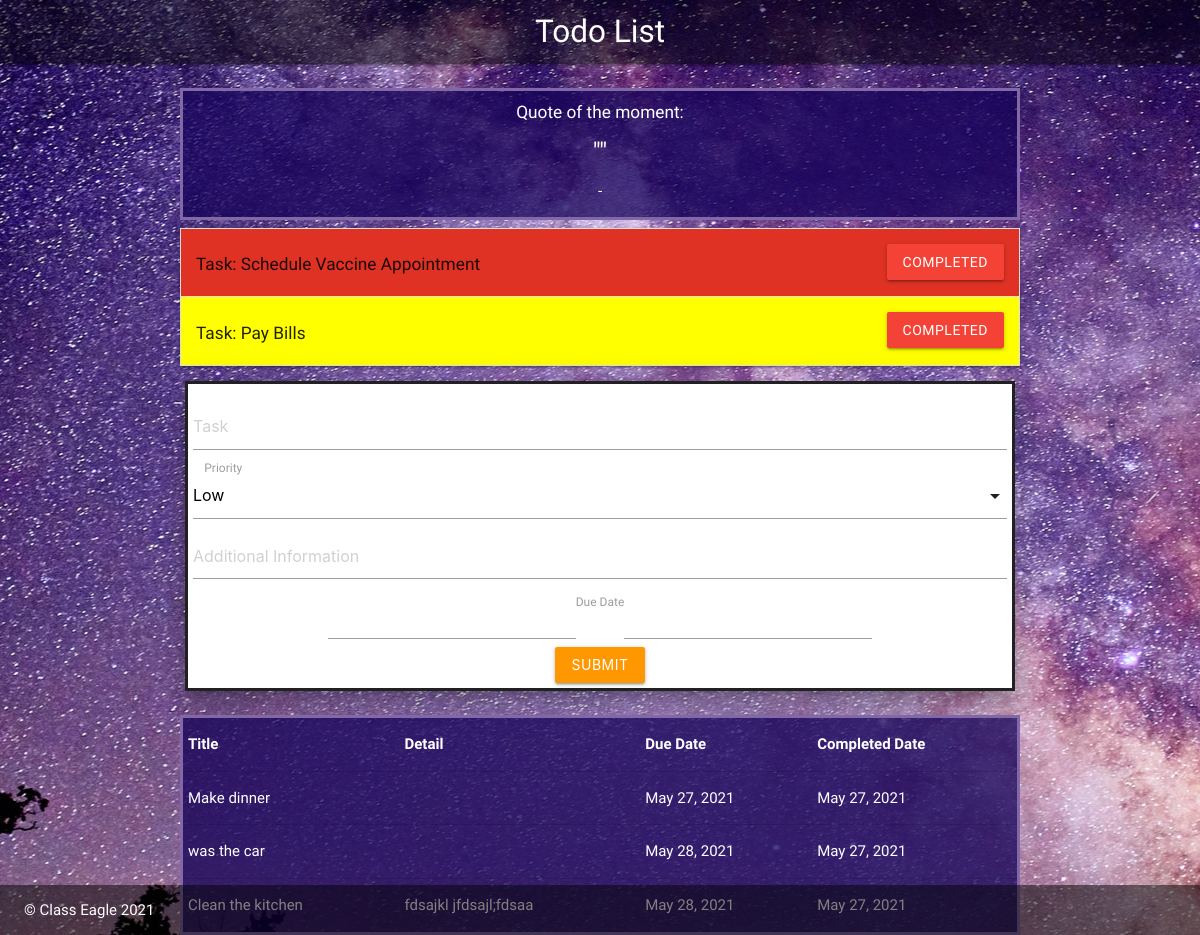
The page /todo_app on the database its author committed.
### todo_app/models.py (models this page shows, shortened)
class TodoItem(models.Model):
    title = models.CharField(max_length=100)
    priority = models.ForeignKey(Priority, on_delete=models.PROTECT)
    detail = models.CharField(max_length=200, null=True, blank=True)
    created_date = models.DateField()
    due_date = models.DateField(blank=True, null=True)
    due_time = models.CharField(max_length=10, null=True)

class Archive(models.Model):
    title = models.CharField(max_length=100)
    detail = models.CharField(max_length=200)
    due_date = models.DateField()
    completed_date = models.DateField()

### todo_app/views.py (the view)
# urls.py: path('', views.index, name='index'),
def index(request):
    url = 'https://inspiration.goprogram.co.uk'
    response = requests.get(url)
    data = response.json()
    quote = data['quote']
    author = data['author']
    todo_items = TodoItem.objects.order_by('-priority')
    archives = Archive.objects.order_by('completed_date')
    priorities = Priority.objects.all()
    context = {
        'title': 'Todo List',
        'todo_items': todo_items,
        'priorities' : priorities,
        'quote': quote,
        'author': author,
        'archives': archives
    }
    return render(request, 'todo_app/index.html', context)

### todo_app/models.py (called while the page is built)
    def __str__(self):
        return self.name

### todo_app/templates/todo_app/index.html (shortened to what this page needs)
{% load static %}
<!DOCTYPE html>
<html>
<head>
    <link rel="stylesheet" href="https://cdnjs.cloudflare.com/ajax/libs/materialize/1.0.0/css/materialize.min.css">
</head>
<body>
    <nav>
        <div class="nav-wrapper">
            <a href="#" class="brand-logo center">{{title}}</a>
        </div>
    </nav>
    <div id="quote" class="container center-align white-text">
        <h6>Quote of the moment:</h6>
        <h5>"{{ quote }}"</h5>
        <p>-{{ author }}</p>
    </div>
    <div class="container">
        <div class="col">
            <ul class="collapsible">
                {% for todo_item in todo_items %}
                <li>
                    <div id="title_bar" class="collapsible-header {{ todo_item.priority }}">
                        <h6 id="todo_title">Task: {{ todo_item.title}}</h6>
                        <a class="btn red" href="{% url 'todo_app:delete' todo_item.id %}">Completed</a>
                    </div>
                </li>
                {% endfor %}
            </ul>
        </div>
        <div class="col">
            <form action="{% url 'todo_app:create' %}" id="form" class=" z-depth-4" method="POST">
                <div class="input-field col s12">
                    <input id="title" type="text" class="validate" name="title" placeholder="Task" required>
                </div>
                <div class="input-field col s12">
                    <label>Priority</label>
                </div>
                <textarea id="textarea1" class="materialize-textarea" name="detail" placeholder="Additional Information"></textarea>
                <div id="due_date">
                    <span><input type="text" id="due_date" class="datepicker" name="due_date" required></span>
                    <label for="due_date">Due Date</label>
                    <span><input type="text" name="due_time" class="timepicker" required></span>
                </div>
                <div id="due_date">
                    <button id="submit" type="submit" class="btn orange">Submit</button>
                </div>
            </form>
        </div>
    </div>
    <div id="quote" class="container white-text">
        <table class="responsive-table">
            <thead>
              <tr>
                  <th>Title</th>
                  <th>Detail</th>
                  <th>Due Date</th>
                  <th>Completed Date</th>
              </tr>
            </thead>
            {% for archive in archives%}
            <tbody>
              <tr>
                <td>{{ archive.title }}</td>
                <td>{{ archive.detail }}</td>
                <td>{{ archive.due_date }}</td>
                <td>{{ archive.completed_date }}</td>
              </tr>
            </tbody>
            {%endfor%}
          </table>
    </div>
    <footer id="footer" class="white-text">
        &copy; Class Eagle 2021
    </footer>
</body>
</html>

### rows shown on the page
TodoItem: title "Schedule Vaccine Appointment"
TodoItem: title "Pay Bills"
Archive: title "Make dinner", due_date "May 27, 2021", completed_date "May 27, 2021"
Archive: title "was the car", due_date "May 28, 2021", completed_date "May 27, 2021"
Archive: title "Clean the kitchen", detail "fdsajkl jfdsajl;fdsaa", due_date "May 28, 2021", completed_date "May 27, 2021"

### other values the page prints
{{ title }} "Todo List"
